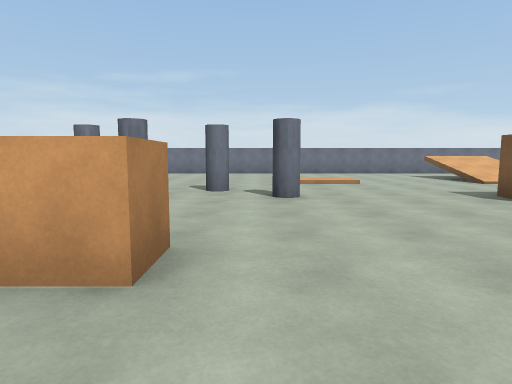
view 1 (above)

19 first-person views from a walk through a 3-D level made in the Unity game engine. The camera is 1.3 m above the floor, tilts 6° down and sees 75° across. The floor is counted in squares, 2 m on a side. Each view is taken from the middle of a square. On the plan, view 1 faces up. The plan holds only what a view shows up to about 10 squares ahead; the rest is blank. The player is left out.

view 2
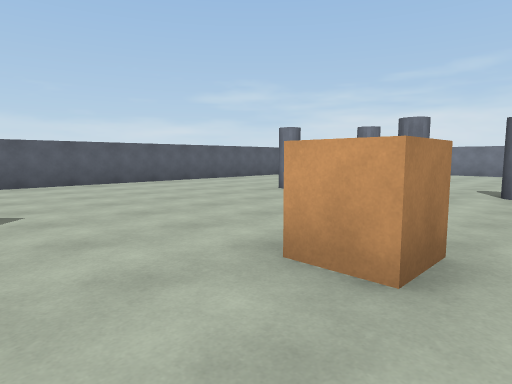

view 3
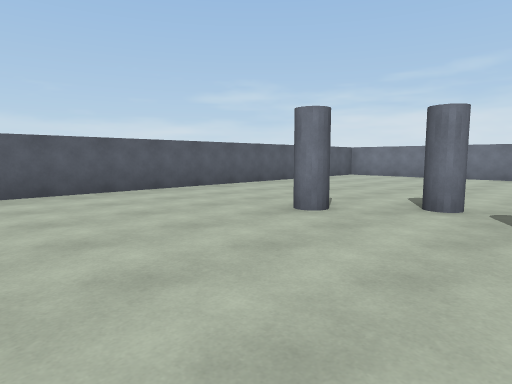

view 4
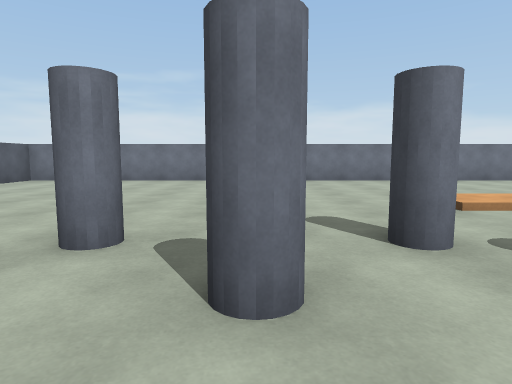

view 5
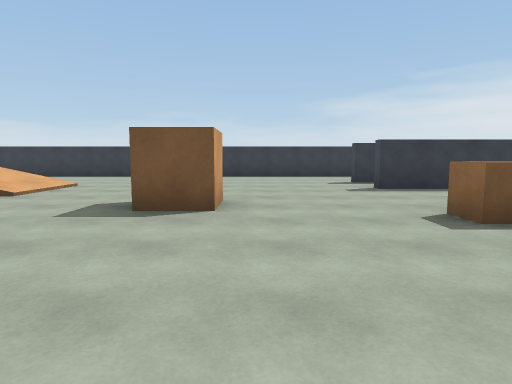

view 6
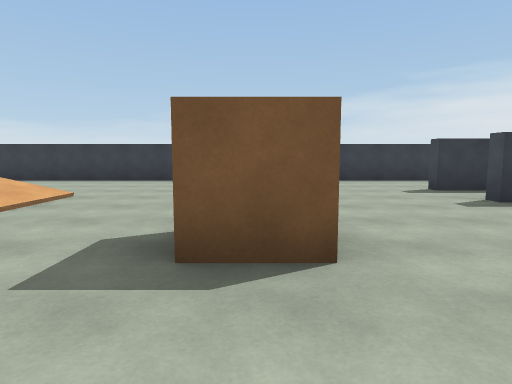

view 7
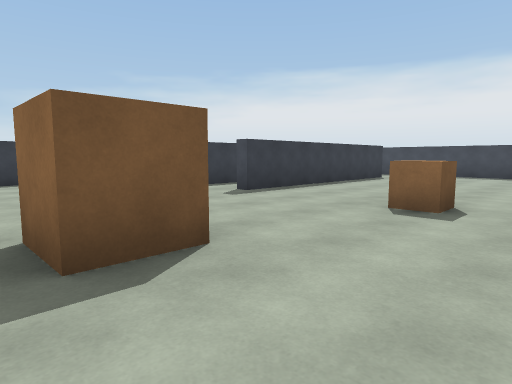

view 8
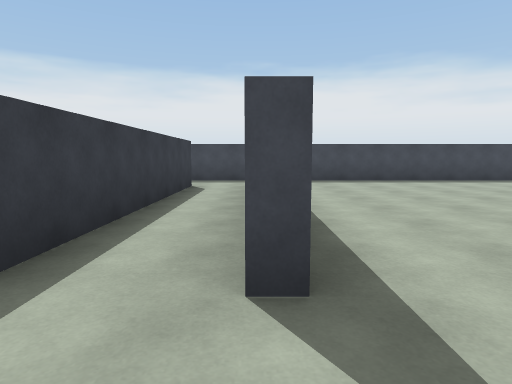

view 9
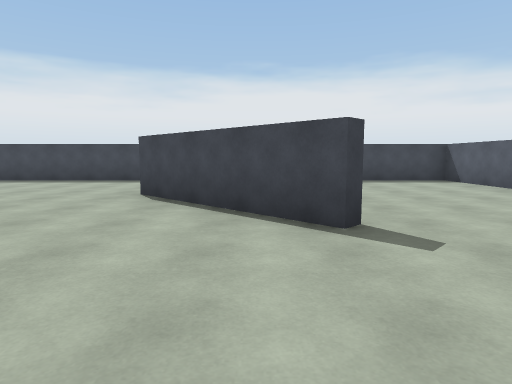

view 10
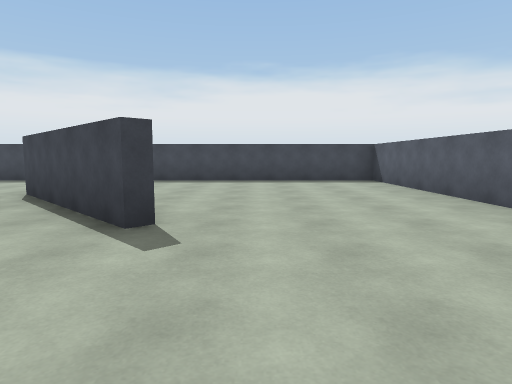

view 11
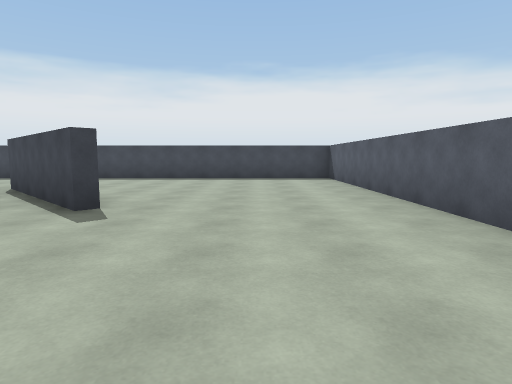

view 12
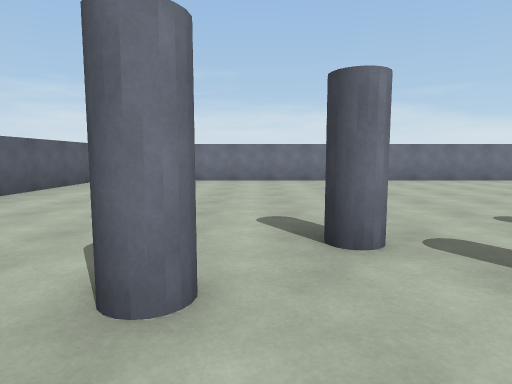

view 13
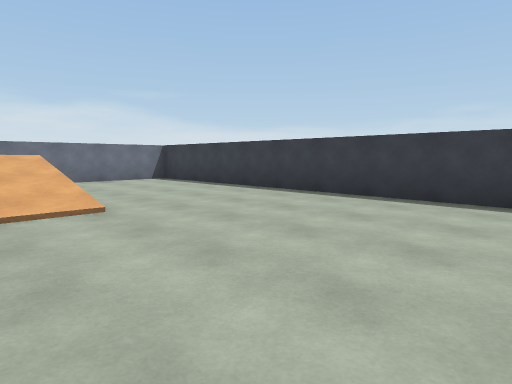

view 14
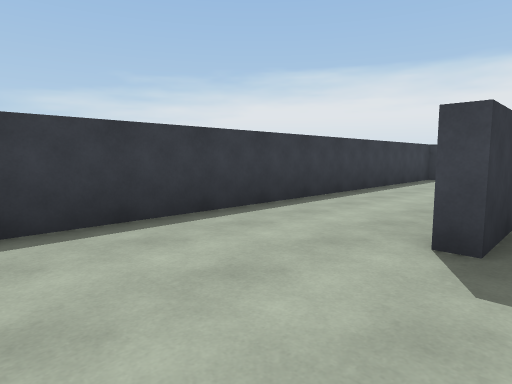

view 15
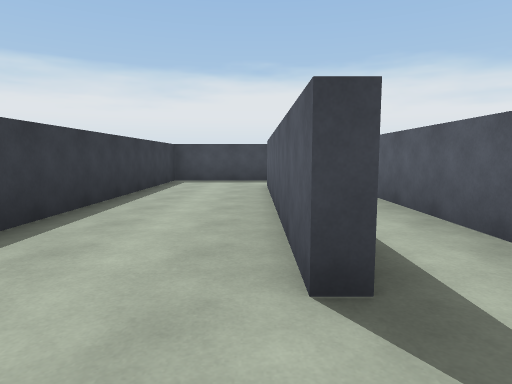

view 16
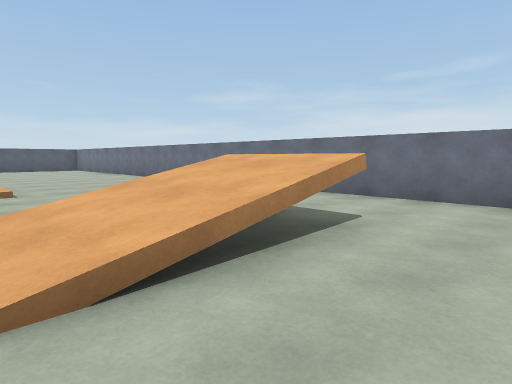

view 17
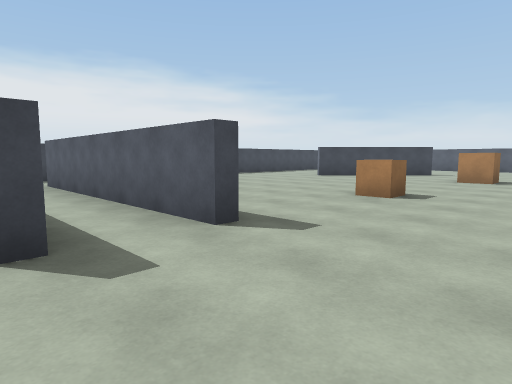

view 18
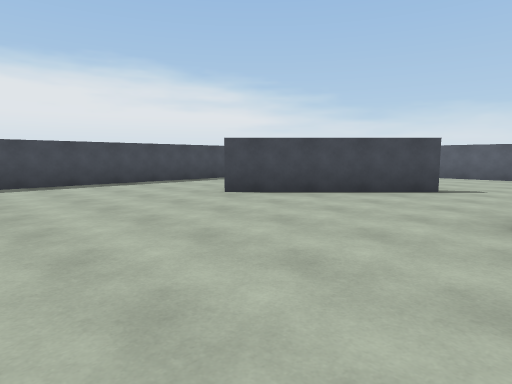

view 19
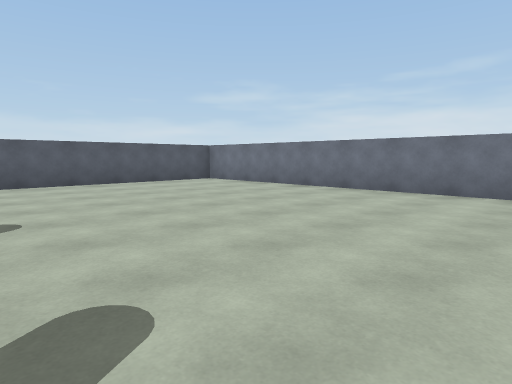

### Floor plan
Points are (right, up) in squares from view 1. A wall is a line through its corners. A room is listed if a view was taken in it or the views show most of it. See-through windows are left out.
Room 1 (views 1, 2, 3, 4, 5, 6, 7, 8, 9, 10, 11, 12, 13, 14, 15, 16, 17, 18, 19)
walls: (-4.1, -0.3) (-3.8, 0) (-0.9, -2.9); (8.7, 1.5) (8.7, -4.5); (6.7, -3.5) (6.7, 1.5) (7, 1.5); (11, 13.3) (-8.2, 13.3) (-8.2, -6.2) (11.2, -6.2) (11.2, 13)
objects: other object (-5, 5) to (-4, 6); other object (-3, 7); other object (-2, 6); other object (-1, 2); other object (-1, 7); other object (0, 5) to (1, 6); other object (3, 1); other object (4, 5) to (5, 5)

Positions as (right, up) in squares from view 1, and headings:
1: (0, 0), facing up
2: (0, 0), facing up-left
3: (-2, 2), facing up-left
4: (-2, 4), facing up
5: (0, 4), facing right
6: (2, 5), facing right
7: (2, 6), facing down-right
8: (7, 3), facing down
9: (-3, 3), facing down
10: (-5, 3), facing down
11: (-6, 4), facing down
12: (-4, 4), facing up
13: (6, 4), facing up-right
14: (8, 4), facing down-right
15: (9, 3), facing down
16: (9, 8), facing up-left
17: (9, 4), facing down-left
18: (3, 2), facing down-left
19: (0, 7), facing up-left
